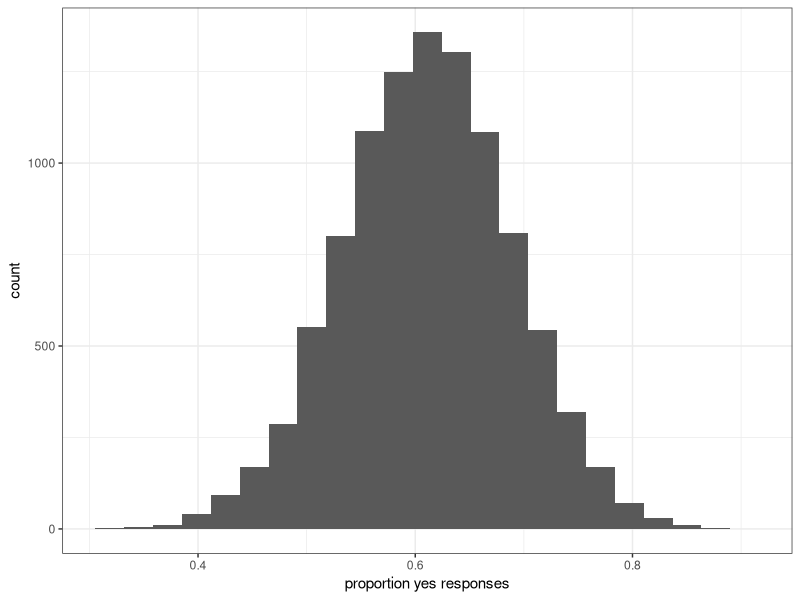

This figure's R source:
## ---- chunk 1
knitr::opts_chunk$set(echo = TRUE)

library(here)
library(tidyverse)
library(boot)
## ---- chunk 2
#recreate data
df <- tribble(~response,
              "yes",
              "yes",
              "yes",
              "yes",
              "yes",
              "yes",
              "yes",
              "yes",
              "yes",
              "yes",
              "yes",
              "yes",
              "yes",
              "yes",
              "yes",
              "yes",
              "yes",
              "yes",
              "yes",
              "yes",
              "yes",
              "yes",
              "no",
              "no",
              "no",
              "no",
              "no",
              "no",
              "no",
              "no",
              "no",
              "no",
              "no",
              "no",
              "no",
              "no",
              )

## ---- chunk 3
# Create a function that will calculate the proportion of "yes" answers

prop_fun <- function (x,i) {sum(x[i]=="yes")/length(x[i])
  }


res <- df$response

# calculate the proportion of yes responses in 10000 bootstrap samples
resboot_10000 <- boot(res, 
                    statistic = prop_fun,
                    R = 10000)

resboot_10000
## ---- chunk 4
# convert vector of bootstrap proportions into df
resboot_10000_df <- data.frame(bs_prop = resboot_10000$t)


# Histogram of 10000 bootstrap sample proportions:
ggplot(data = resboot_10000_df, aes(x = bs_prop)) +
  geom_histogram(bins=24)+
  labs(x="proportion yes responses")+
  theme_bw()
## ---- chunk 5
# calculate bootstrap confidence interval
boot.ci(resboot_10000, conf = 0.95)
# 95 of 100 calculated confidence intervals will contain the actual population parameter

